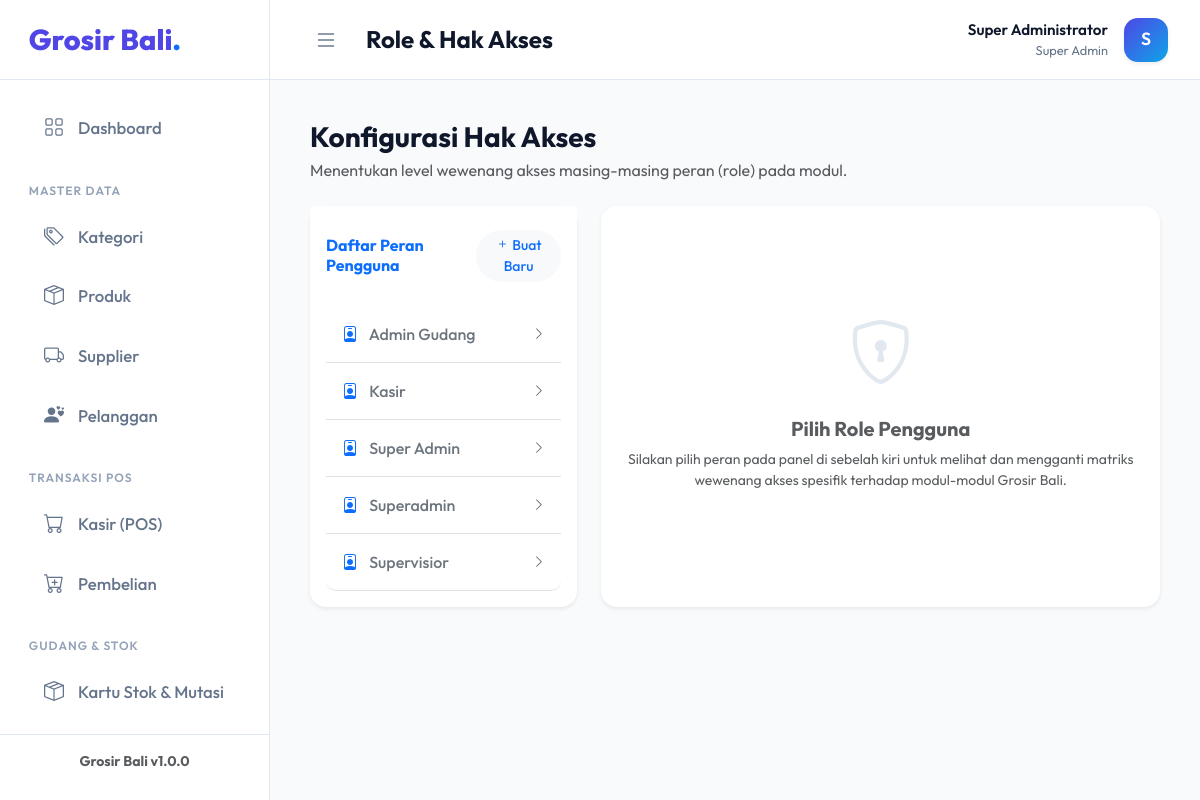
Page /role_akses.php (signed in) on the committed database.
### tables this page shows
CREATE TABLE `konfigurasi` (
  `id_konfig` int(11) NOT NULL,
  `nama_toko` varchar(100) DEFAULT NULL,
  `alamat` varchar(255) DEFAULT NULL,
  `telepon` varchar(20) DEFAULT NULL,
  `logo` varchar(255) DEFAULT NULL
);

CREATE TABLE `role` (
  `id_role` int(11) NOT NULL,
  `nama_role` varchar(50) NOT NULL
);

### helpers/security_helper.php (called while the page is built, shortened)
<?php
function getNamaToko() {
    try {
        $db = Database::dapatkanKoneksi();
        $q = $db->query("SELECT nama_toko FROM konfigurasi LIMIT 1")->fetchColumn();
        return $q ? $q : 'Toko POS';
    } catch (Exception $e) {
        return 'Toko POS';
    }
}

### role_akses.php (the view, shortened to what this page needs)
<?php
require_once 'helpers/security_helper.php';
$pageTitle = "Role & Hak Akses";
$currentPage = "role_akses";
$db = Database::dapatkanKoneksi();
$stmtRoles = $db->query("SELECT * FROM role ORDER BY nama_role ASC");
$roles = $stmtRoles->fetchAll();
require_once 'views/layouts/header.php';
require_once 'views/layouts/sidebar.php';
?>
<div class="main-content">
    <div class="mb-4">
        <h3 class="fw-bold mb-1">Konfigurasi Hak Akses</h3>
        <p class="text-muted m-0">Menentukan level wewenang akses masing-masing peran (role) pada modul.</p>
    </div>
    <div class="row g-4">
        <div class="col-md-4 col-12">
            <div class="card border-0 shadow-sm" style="border-radius: 16px;">
                <div class="card-header bg-white border-bottom-0 pt-4 pb-0">
                    <div class="d-flex justify-content-between align-items-center">
                        <h6 class="fw-bold m-0 text-primary">Daftar Peran Pengguna</h6>
                        <button class="btn btn-sm btn-light text-primary fw-medium rounded-pill" onclick="tambahRole()"><i class="bi bi-plus"></i> Buat Baru</button>
                    </div>
                </div>
                <div class="card-body p-3">
                    <div class="list-group list-group-flush mt-2" style="border-radius:10px;">
                        <?php foreach($roles as $role): ?>
                            <button type="button" class="list-group-item list-group-item-action role-item border-0 border-bottom py-3 d-flex justify-content-between align-items-center" onclick="pilihRole(<?= $role['id_role'] ?>, '<?= htmlspecialchars($role['nama_role'], ENT_QUOTES) ?>')">
                                <span class="fw-medium text-secondary"><i class="bi bi-person-badge text-primary me-2"></i> <?= htmlspecialchars($role['nama_role']) ?></span>
                                <i class="bi bi-chevron-right text-muted" style="font-size:0.8rem"></i>
                            </button>
                        <?php endforeach; ?>
                    </div>
                </div>
            </div>
        </div>
        <div class="col-md-8 col-12">
            <div class="card border-0 shadow-sm h-100" style="border-radius: 16px;">
                <div class="card-body p-4 text-center text-muted d-flex flex-column justify-content-center align-items-center" id="emptyStateAkses">
                    <i class="bi bi-shield-lock" style="font-size:4rem; color: #e2e8f0;"></i>
                    <h5 class="mt-3 fw-bold form-title">Pilih Role Pengguna</h5>
                    <p class="small">Silakan pilih peran pada panel di sebelah kiri untuk melihat dan mengganti matriks wewenang akses spesifik terhadap modul-modul <?= htmlspecialchars(getNamaToko()) ?>.</p>
                </div>
            </div>
        </div>
    </div>
</div>
<?php require_once 'views/layouts/footer.php'; ?>

### views/layouts/header.php (shortened to what this page needs)
<?php
require_once __DIR__ . '/../../helpers/security_helper.php';
?>
<!DOCTYPE html>
<html lang="id">
<head>
    <link href="https://cdn.jsdelivr.net/npm/bootstrap@5.3.2/dist/css/bootstrap.min.css" rel="stylesheet">
    <link rel="stylesheet" href="https://cdn.jsdelivr.net/npm/bootstrap-icons@1.11.1/font/bootstrap-icons.css">
    <link rel="stylesheet" href="https://cdn.datatables.net/1.13.7/css/dataTables.bootstrap5.min.css">
    <link rel="stylesheet" href="https://cdn.datatables.net/responsive/2.5.0/css/responsive.bootstrap5.min.css">
    <link rel="stylesheet" href="https://cdn.jsdelivr.net/npm/sweetalert2@11.7.3/dist/sweetalert2.min.css">
</head>
<body>
<div class="wrapper">

### views/layouts/sidebar.php (shortened to what this page needs)
<nav id="sidebar">
    <div class="sidebar-header">
        <h3><?= htmlspecialchars(getNamaToko()) ?><span class="text-primary">.</span></h3>
    </div>
    <ul class="list-unstyled components">
        <li class="<?= ($currentPage === 'dashboard') ? 'active' : '' ?>">
            <a href="dashboard.php">
                <i class="bi bi-grid"></i> Dashboard
            </a>
        </li>
        <li class="sidebar-heading mt-3">Master Data</li>
        <li class="<?= ($currentPage === 'kategori') ? 'active' : '' ?>">
            <a href="kategori.php">
                <i class="bi bi-tags"></i> Kategori
            </a>
        </li>
        <li class="<?= ($currentPage === 'produk') ? 'active' : '' ?>">
            <a href="produk.php">
                <i class="bi bi-box-seam"></i> Produk
            </a>
        </li>
        <li class="<?= ($currentPage === 'supplier') ? 'active' : '' ?>">
            <a href="supplier.php">
                <i class="bi bi-truck"></i> Supplier
            </a>
        </li>
        <li class="<?= ($currentPage === 'pelanggan') ? 'active' : '' ?>">
            <a href="pelanggan.php">
                <i class="bi bi-person-hearts"></i> Pelanggan
            </a>
        </li>
        <li class="sidebar-heading mt-3">Transaksi POS</li>
        <li class="<?= ($currentPage === 'pos') ? 'active' : '' ?>">
            <a href="point_of_sales.php">
                <i class="bi bi-cart"></i> Kasir (POS)
            </a>
        </li>
        <li class="<?= ($currentPage === 'pembelian') ? 'active' : '' ?>">
            <a href="pembelian.php">
                <i class="bi bi-cart-plus"></i> Pembelian
            </a>
        </li>
        <li class="sidebar-heading mt-3">Gudang & Stok</li>
        <li class="<?= ($currentPage === 'gudang') ? 'active' : '' ?>">
            <a href="gudang.php">
                <i class="bi bi-box-seam"></i> Kartu Stok & Mutasi
            </a>
        </li>
    </ul>
    <div class="px-3 pb-4 pt-3 mt-auto border-top text-center" style="border-color: var(--border-color)!important;">
        <p class="mb-1 fw-bold text-muted small"><?= htmlspecialchars(getNamaToko()) ?> v1.0.0</p>
    </div>
</nav>
<div id="content">
    <nav class="top-navbar">
        <div class="d-flex align-items-center">
            <button class="btn-toggle" id="sidebarCollapse">
                <i class="bi bi-list"></i>
            </button>
            <h4 class="mb-0 ms-3 fw-bold d-none d-md-block" style="color: var(--text-main);"><?= htmlspecialchars($pageTitle ?? 'Dashboard', ENT_QUOTES) ?></h4>
        </div>
        <div class="user-profile dropdown">
            <div class="d-flex align-items-center" data-bs-toggle="dropdown" aria-expanded="false" style="cursor:pointer">
                <div class="user-info text-end me-3 d-none d-sm-block">
                    <p class="name"><?= htmlspecialchars($_SESSION['nama_lengkap'] ?? 'User Web') ?></p>
                    <p class="role"><?= htmlspecialchars($_SESSION['nama_role'] ?? 'Administrator') ?></p>
                </div>
                <div class="user-avatar shadow-sm">
                    <?= strtoupper(substr($_SESSION['nama_lengkap'] ?? 'U', 0, 1)) ?>
                </div>
            </div>
        </div>
    </nav>

### views/layouts/footer.php (shortened to what this page needs)
    </div>
</div>
</body>
</html>

### views/layouts/header.php (style rules this page uses)
:root { --primary: #4f46e5; --primary-hover: #4338ca; --secondary: #64748b; --bg-body: #f8fafc; --bg-surface: #ffffff; --border-color: #e2e8f0; --text-main: #0f172a; --text-muted: #64748b; --sidebar-width: 270px; }
body { font-family: 'Outfit', sans-serif; background-color: var(--bg-body); color: var(--text-main); overflow-x: hidden; }
.wrapper { display: flex; width: 100%; align-items: stretch; }
#sidebar { min-width: var(--sidebar-width); max-width: var(--sidebar-width); background: var(--bg-surface); transition: all 0.3s; border-right: 1px solid var(--border-color); height: 100vh; display: flex; flex-direction: column; position: fixed; z-index: 1000; }
.sidebar-header { padding: 1.5rem 1.8rem; display: flex; align-items: center; border-bottom: 1px solid var(--border-color); min-height: 80px; }
.sidebar-header h3 { margin: 0; font-weight: 800; color: var(--primary); font-size: 1.8rem; letter-spacing: 0px; }
ul.components { padding: 1rem 0; flex-grow: 1; overflow-y: auto; }
ul.components li a { padding: 0.8rem 1.5rem; display: flex; align-items: center; font-size: 1.05rem; color: var(--secondary); font-weight: 500; text-decoration: none; transition: 0.2s cubic-bezier(0.4, 0, 0.2, 1); margin: 0.25rem 1.25rem; border-radius: 12px; }
ul.components li a i { margin-right: 14px; font-size: 1.25rem; }
.sidebar-heading { padding: 10px 1.8rem 5px; color: #94a3b8; font-size: 0.75rem; font-weight: 600; letter-spacing: 1px; text-transform: uppercase; }
#content { width: calc(100% - var(--sidebar-width)); min-height: 100vh; margin-left: var(--sidebar-width); transition: all 0.3s; display: flex; flex-direction: column; }
.top-navbar { background: var(--bg-surface); padding: 0 2rem; min-height: 80px; border-bottom: 1px solid var(--border-color); display: flex; justify-content: space-between; align-items: center; position: sticky; top: 0; z-index: 999; }
.btn-toggle { background: transparent; border: none; color: var(--text-muted); font-size: 1.5rem; cursor: pointer; padding: 8px 12px; border-radius: 10px; transition: 0.2s; }
.user-profile { display: flex; align-items: center; gap: 12px; cursor: pointer; }
.user-avatar { width: 44px; height: 44px; border-radius: 14px; background: linear-gradient(135deg, #4f46e5, #0ea5e9); color: white; display: flex; align-items: center; justify-content: center; font-weight: 600; font-size: 1.1rem; }
.user-info .name { font-weight: 600; font-size: 0.95rem; margin: 0; color: var(--text-main); }
.user-info .role { font-size: 0.8rem; color: var(--text-muted); margin: 0; }
.main-content { padding: 2.5rem; flex-grow: 1; }

### rows in the picture
konfigurasi: nama_toko "Grosir Bali"
role: nama_role "Admin Gudang"
role: nama_role "Kasir"
role: nama_role "Super Admin"
role: nama_role "Superadmin"
role: nama_role "Supervisior"

### other values in the picture
$pageTitle "Role & Hak Akses"
$_SESSION['nama_lengkap'] "Super Administrator"
$_SESSION['nama_role'] "Super Admin"
substr($_SESSION['nama_lengkap'] ?? 'U', 0, 1) "S"
